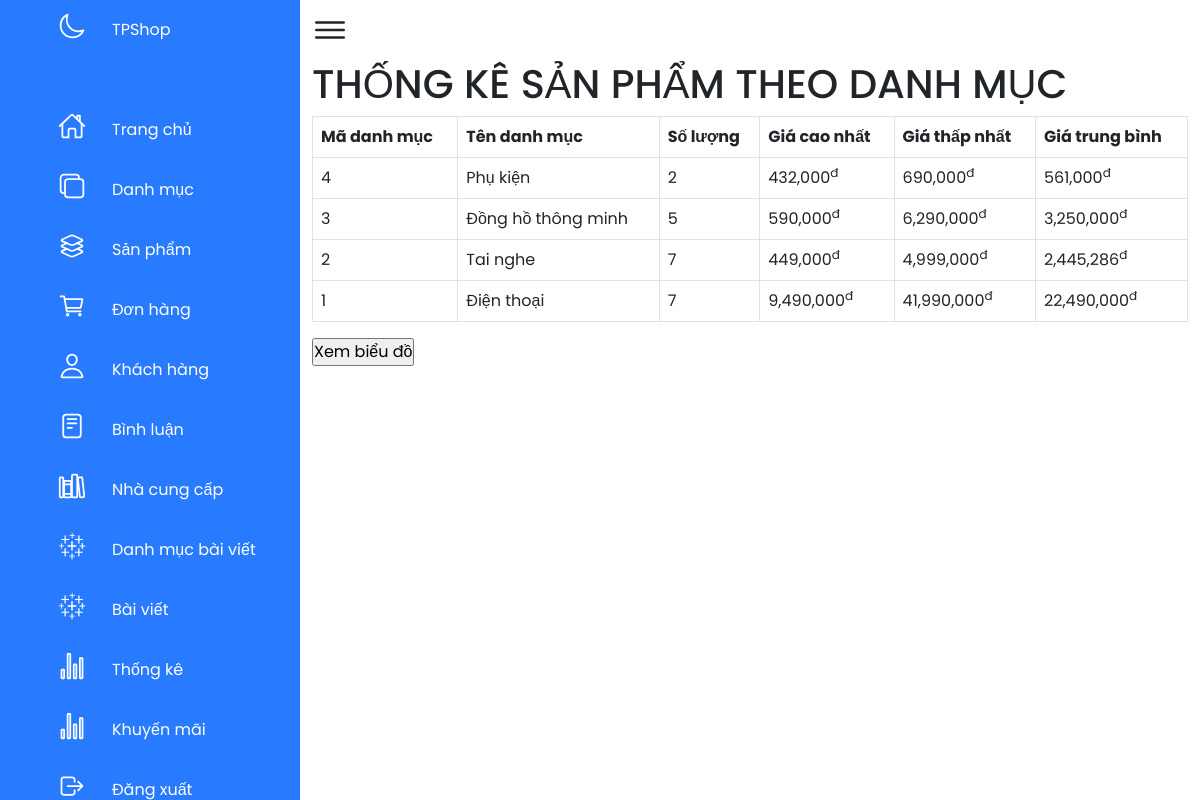
The app's page /admin/xulythongke.php with its own data.
### tables this page shows
CREATE TABLE `category` (
  `category_id` int(11) NOT NULL,
  `category_name` varchar(50) NOT NULL,
  `category_img` varchar(50) NOT NULL
);

### admin/xulythongke.php (the view, shortened to what this page needs)
<?php
include('../db/conn.php');
?>
<!DOCTYPE html>
<html lang="en">
<head>
    <link rel="stylesheet" href="../css/style_admin.css">
    <link href="https://cdn.jsdelivr.net/npm/bootstrap@5.1.3/dist/css/bootstrap.min.css" rel="stylesheet">
</head>
<body>
    <div class="container1">
        <?php
        include('menu.php');
        ?>
        <div class="main">
            <div class="toggle">
                <ion-icon name="menu-outline"></ion-icon>
            </div>
            <?php
            if(isset($_POST['xembieudo'])){
            ?>
                <h1 class="text-center">THỐNG KÊ DANH MỤC</h1>
                <div id="piechart"></div>
                <script type="text/javascript" src="https://www.gstatic.com/charts/loader.js"></script>
                <script type="text/javascript">
                    // Load google charts
                    google.charts.load('current', {
                        'packages': ['corechart']
                    });
                    google.charts.setOnLoadCallback(drawChart);
                    // Draw the chart and set the chart values
                    function drawChart() {
                        var data = google.visualization.arrayToDataTable([
                            ['Danh mục', 'Số lượng sản phẩm'],
                            <?php
                            $sql_thongke = mysqli_query($con, "SELECT category.category_id as madm,category.category_name as tendm, count(sanpham.sanpham_id)
   as countsp, min(sanpham.sanpham_giakhuyenmai) as minprice, max(sanpham.sanpham_giakhuyenmai) as maxprice, avg(sanpham.sanpham_giakhuyenmai) as avgprice
       from sanpham,category where category.category_id=sanpham.category_id
            group by category.category_id desc");
                            while ($row_thongke = mysqli_fetch_array($sql_thongke)) {
                                $tongdm = count($row_thongke);
                                $i = 1;
                                if ($i == $tongdm) $dauphay = "";
                                else $dauphay = ",";
                                echo "['" . $row_thongke['tendm'] . "', " . $row_thongke['countsp'] . "]", $dauphay;
                                $i += 1;
                            }
                            ?>
                        ]);
                        // Optional; add a title and set the width and height of the chart
                        var options = {
                            'title': 'Thống kê sản phẩm theo danh mục',
                            'width': 700,
                            'height': 500
                        };
                        // Display the chart inside the <div> element with id="piechart"
                        var chart = new google.visualization.PieChart(document.getElementById('piechart'));
                        chart.draw(data, options);
                    }
                </script>
                 <form action="" method="POST">
                            <input type="submit" name="trove" value="Trở về" style="margin-left: 15%;">
                        </form>
            <?php
            } else {
            ?>
                <div class="container">
                    <div class="giohang">
                        <div class="row frmtitle mb ">
                            <H1>THỐNG KÊ SẢN PHẨM THEO DANH MỤC</H1>
                        </div>
                        <div class="col-md-12">
                            <?php
                            $sql_thongke = mysqli_query($con, "SELECT category.category_id as madm,category.category_name as tendm, count(sanpham.sanpham_id)
                               as countsp, min(sanpham.sanpham_giakhuyenmai) as minprice, max(sanpham.sanpham_giakhuyenmai) as maxprice, avg(sanpham.sanpham_giakhuyenmai) as avgprice
                                   from sanpham,category where category.category_id=sanpham.category_id
                                        group by category.category_id desc");
                            ?>
                            <table class="table  table-bordered ">
                                <tr>
                                    <th>Mã danh mục</th>
                                    <th>Tên danh mục</th>
                                    <th>Số lượng</th>
                                    <th>Giá cao nhất</th>
                                    <th>Giá thấp nhất</th>
                                    <th>Giá trung bình</th>
                                </tr>
                                <?php
                                while ($row_thongke = mysqli_fetch_array($sql_thongke)) {
                                ?>
                                    <tr>
                                        <td><?= $row_thongke['madm'] ?></td>
                                        <td><?= $row_thongke['tendm'] ?></td>
                                        <td><?php echo $row_thongke['countsp'] ?></td>
                                        <td><?php echo number_format($row_thongke['minprice']) ?><sup>đ</sup></td>
                                        <td><?php echo number_format($row_thongke['maxprice']) ?><sup>đ</sup></td>
                                        <td><?php echo number_format($row_thongke['avgprice']) ?><sup>đ</sup></td>
                                    </tr>
                                <?php
                                }
                                ?>
                            </table>
                        </div>
                        <form action="" method="POST">
                            <input type="submit" name="xembieudo" value="Xem biểu đồ">
                        </form>
                    </div>
                </div>
            <?php } ?>
        </div>
    </div>
</body>
</html>

### css/style_admin.css (style rules this page uses)
* { margin: 0; padding: 0; box-sizing: border-box; font-family: 'Poppins', sans-serif; }
:root { --blue: #287bff; --white: #fff; --grey: #f5f5f5; --black1: #222; --black2: #999; }
body { min-width: 100vh; overflow-x: hidden; }
.container1 { position: relative; width: 100%; }
.main { position: absolute; width: calc(100% - 300px); left: 300px; min-height: 100vh; background:var(--white); transition: 0.5s; }
.toggle { position: relative; width: 60px; height: 60px; display: flex; justify-content: center; align-items: center; font-size: 2.5em; cursor: pointer; }

### records on screen
category: category_id "4", category_name "Phụ kiện", countsp "2", minprice "432,000", maxprice "690,000", avgprice "561,000"
category: category_id "3", category_name "Đồng hồ thông minh", countsp "5", minprice "590,000", maxprice "6,290,000", avgprice "3,250,000"
category: category_id "2", category_name "Tai nghe", countsp "7", minprice "449,000", maxprice "4,999,000", avgprice "2,445,286"
category: category_id "1", category_name "Điện thoại", countsp "7", minprice "9,490,000", maxprice "41,990,000", avgprice "22,490,000"
